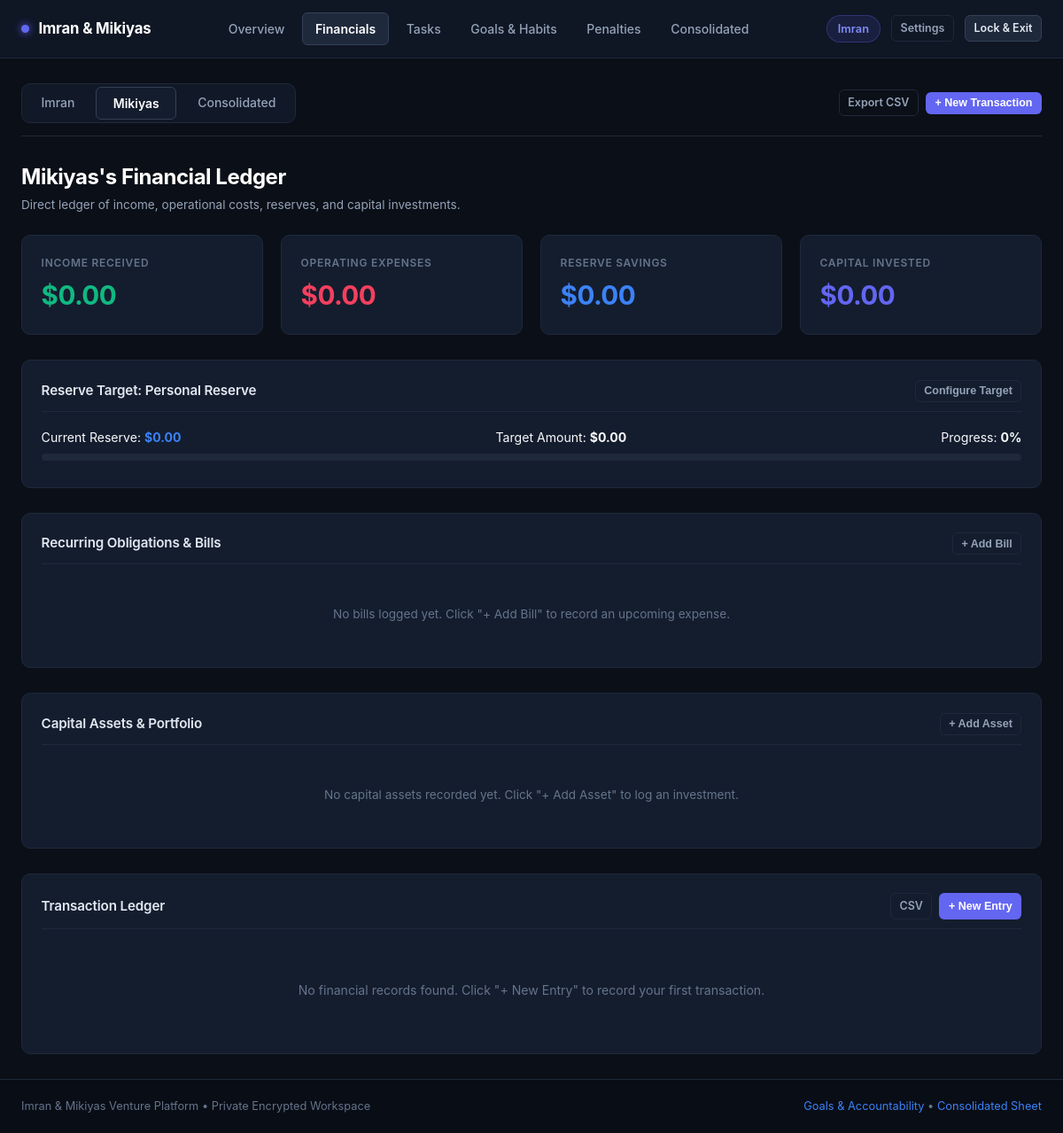
/money/mikiyas (signed in), run on the app's committed database.
### tables this page shows
CREATE TABLE users (
        id TEXT PRIMARY KEY,
        name TEXT NOT NULL,
        pin_hash TEXT NOT NULL,
        default_consequence TEXT NOT NULL DEFAULT '',
        savings_goal_name TEXT NOT NULL DEFAULT 'Capital Growth Fund',
        savings_goal_target REAL NOT NULL DEFAULT 0.0,
        currency TEXT NOT NULL DEFAULT '$'
    );

### app.py (the view)
@app.route("/money/<partner_id>")
def money_view(partner_id):
    if partner_id not in ("imran", "mikiyas"):
        return redirect(url_for("money_view", partner_id="imran"))
    conn = get_db_connection()
    cursor = conn.cursor()
    cursor.execute("SELECT * FROM users WHERE id = ?", (partner_id,))
    partner = cursor.fetchone()
    fin_totals = get_user_financial_totals(conn, user_id=partner_id)
    savings_pct = 0
    if partner and partner["savings_goal_target"] > 0:
        savings_pct = min(100, int((fin_totals["savings"] / partner["savings_goal_target"]) * 100))
    cursor.execute("SELECT * FROM transactions WHERE user_id = ? ORDER BY date DESC, id DESC", (partner_id,))
    transactions = cursor.fetchall()
    cursor.execute("SELECT * FROM bills WHERE user_id = ? ORDER BY is_paid ASC, due_date ASC", (partner_id,))
    bills = cursor.fetchall()
    cursor.execute("SELECT * FROM investments WHERE user_id = ? ORDER BY purchase_date DESC", (partner_id,))
    investments = cursor.fetchall()
    chart_data = get_chart_data(conn, user_id=partner_id)
    conn.close()
    return render_template(
        "money.html",
        active_page="money",
        partner=partner,
        fin_totals=fin_totals,
        savings_pct=savings_pct,
        transactions=transactions,
        bills=bills,
        investments=investments,
        chart_data=chart_data
    )

### templates/money.html (shortened to what this page needs)
{% extends "base.html" %}
{% block content %}
<div class="partner-tabs">
  <div class="tab-group">
    <a href="{{ url_for('money_view', partner_id='imran') }}" class="tab-btn {% if partner.id == 'imran' %}active{% endif %}">
      Imran
    </a>
    <a href="{{ url_for('money_view', partner_id='mikiyas') }}" class="tab-btn {% if partner.id == 'mikiyas' %}active{% endif %}">
      Mikiyas
    </a>
    <a href="{{ url_for('combined_view') }}" class="tab-btn">
      Consolidated
    </a>
  </div>
  <div style="display:flex; align-items:center; gap:0.5rem; flex-wrap:wrap;">
    <a href="{{ url_for('export_csv', user_id=partner.id) }}" class="btn btn-outline btn-sm">
      Export CSV
    </a>
    <button class="btn btn-primary btn-sm" data-open-modal="addTransactionModal">
      + New Transaction
    </button>
  </div>
</div>
<div style="margin-bottom: 1.5rem;">
  <h1 style="font-size:1.5rem; font-weight:700;">
    {{ partner.name }}'s Financial Ledger
  </h1>
  <p style="font-size:0.85rem; color:var(--text-muted); margin-top:0.2rem;">
    Direct ledger of income, operational costs, reserves, and capital investments.
  </p>
</div>
<div class="grid-4">
  <div class="card">
    <div class="stat-label">Income Received</div>
    <div class="stat-value green">${{ "%.2f"|format(fin_totals.income) }}</div>
  </div>
  <div class="card">
    <div class="stat-label">Operating Expenses</div>
    <div class="stat-value red">${{ "%.2f"|format(fin_totals.expense) }}</div>
  </div>
  <div class="card">
    <div class="stat-label">Reserve Savings</div>
    <div class="stat-value blue">${{ "%.2f"|format(fin_totals.savings) }}</div>
  </div>
  <div class="card">
    <div class="stat-label">Capital Invested</div>
    <div class="stat-value indigo">${{ "%.2f"|format(fin_totals.investments) }}</div>
  </div>
</div>
<div class="card" style="margin-bottom: 1.75rem;">
  <div class="card-header">
    <div class="card-title">Reserve Target: {{ partner.savings_goal_name }}</div>
    <button class="btn btn-outline btn-sm" data-open-modal="editSavingsGoalModal">Configure Target</button>
  </div>
  <div style="display:flex; justify-content:space-between; font-size:0.88rem; margin-bottom:0.4rem;">
    <span>Current Reserve: <strong style="color:var(--accent-blue);">${{ "%.2f"|format(fin_totals.savings) }}</strong></span>
    <span>Target Amount: <strong>${{ "%.2f"|format(partner.savings_goal_target) }}</strong></span>
    <span>Progress: <strong>{{ savings_pct }}%</strong></span>
  </div>
  <div class="progress-container">
  </div>
</div>
<div class="card" style="margin-bottom: 1.75rem;">
  <div class="card-header">
    <div class="card-title">Recurring Obligations &amp; Bills</div>
    <button class="btn btn-outline btn-sm" data-open-modal="addBillModal">+ Add Bill</button>
  </div>
  {% if bills %}
    <div class="table-responsive">
      <table>
        <thead>
          <tr>
            <th>Status</th>
            <th>Name</th>
            <th>Amount</th>
            <th>Due Date</th>
            <th>Cadence</th>
            <th style="text-align:right;">Actions</th>
          </tr>
        </thead>
        <tbody>
          {% for bill in bills %}
            {% set is_overdue = (not bill.is_paid and bill.due_date < today_str) %}
            <tr class="{% if is_overdue %}overdue-row{% endif %}">
              <td>
                <form action="{{ url_for('toggle_bill_paid', bill_id=bill.id) }}" method="POST" style="display:inline;">
                  <input type="hidden" name="partner_id" value="{{ partner.id }}">
                  <button type="submit" style="background:none; border:none; cursor:pointer;">
                    {% if bill.is_paid %}
                      <span class="badge badge-paid">Paid</span>
                    {% elif is_overdue %}
                      <span class="badge badge-overdue">Overdue</span>
                    {% else %}
                      <span class="badge badge-unpaid">Pending</span>
                    {% endif %}
                  </button>
                </form>
              </td>
              <td><strong>{{ bill.name }}</strong></td>
              <td style="color:var(--accent-rose); font-weight:600;">${{ "%.2f"|format(bill.amount) }}</td>
              <td>{{ bill.due_date }}</td>
              <td><span class="badge" style="background:#1e293b; color:#cbd5e1;">{{ bill.recurring_interval }}</span></td>
              <td style="text-align:right;">
                <form action="{{ url_for('delete_bill', bill_id=bill.id) }}" method="POST" style="display:inline;">
                  <input type="hidden" name="partner_id" value="{{ partner.id }}">
                  <button type="submit" class="btn btn-danger btn-sm delete-confirm-btn">Remove</button>
                </form>
              </td>
            </tr>
          {% endfor %}
        </tbody>
      </table>
    </div>
  {% else %}
    <div style="padding:1.75rem 0; text-align:center; color:var(--text-subtle); font-size:0.85rem;">
      No bills logged yet. Click "+ Add Bill" to record an upcoming expense.
    </div>
  {% endif %}
</div>
<div class="card" style="margin-bottom: 1.75rem;">
  <div class="card-header">
    <div class="card-title">Capital Assets &amp; Portfolio</div>
    <button class="btn btn-outline btn-sm" data-open-modal="addInvestmentModal">+ Add Asset</button>
  </div>
  {% if investments %}
    <div class="table-responsive">
      <table>
        <thead>
          <tr>
            <th>Asset</th>
            <th>Cost Basis</th>
            <th>Current Valuation</th>
            <th>Net Gain / Loss</th>
            <th>ROI</th>
            <th>Purchase Date</th>
            <th style="text-align:right;">Actions</th>
          </tr>
        </thead>
        <tbody>
          {% for inv in investments %}
            {% set gain = inv.current_value - inv.amount_invested %}
            {% set roi = (gain / inv.amount_invested * 100) if inv.amount_invested > 0 else 0 %}
            <tr>
              <td>
                <strong>{{ inv.asset_name }}</strong>
                {% if inv.notes %}<div style="font-size:0.75rem; color:var(--text-subtle);">{{ inv.notes }}</div>{% endif %}
              </td>
              <td>${{ "%.2f"|format(inv.amount_invested) }}</td>
              <td style="font-weight:600;">${{ "%.2f"|format(inv.current_value) }}</td>
              <td style="font-weight:600; color:{% if gain >= 0 %}var(--accent-emerald){% else %}var(--accent-rose){% endif %};">
                {% if gain >= 0 %}+{% endif %}${{ "%.2f"|format(gain) }}
              </td>
              <td>
                <span class="badge {% if roi >= 0 %}badge-paid{% else %}badge-unpaid{% endif %}">
                  {% if roi >= 0 %}+{% endif %}{{ "%.1f"|format(roi) }}%
                </span>
              </td>
              <td>{{ inv.purchase_date }}</td>
              <td style="text-align:right; white-space:nowrap;">
                <button type="button" class="btn btn-secondary btn-sm"
                        onclick="openEditInvestmentModal({{ inv.id }}, '{{ inv.asset_name|escape }}', {{ inv.amount_invested }}, {{ inv.current_value }}, '{{ inv.notes|default('')|escape }}')">
                  Edit
                </button>
                <form action="{{ url_for('delete_investment', inv_id=inv.id) }}" method="POST" style="display:inline;">
                  <input type="hidden" name="partner_id" value="{{ partner.id }}">
                  <button type="submit" class="btn btn-danger btn-sm delete-confirm-btn">Remove</button>
                </form>
              </td>
            </tr>
          {% endfor %}
        </tbody>
      </table>
    </div>
  {% else %}
    <div style="padding:1.75rem 0; text-align:center; color:var(--text-subtle); font-size:0.85rem;">
      No capital assets recorded yet. Click "+ Add Asset" to log an investment.
    </div>
  {% endif %}
</div>
<div class="card">
  <div class="card-header">
    <div class="card-title">Transaction Ledger</div>
    <div style="display:flex; gap:0.5rem;">
      <a href="{{ url_for('export_csv', user_id=partner.id) }}" class="btn btn-outline btn-sm">CSV</a>
      <button class="btn btn-primary btn-sm" data-open-modal="addTransactionModal">+ New Entry</button>
    </div>
  </div>
  {% if transactions %}
    <div class="table-responsive">
      <table>
        <thead>
          <tr>
            <th>Date</th>
            <th>Type</th>
            <th>Category</th>
            <th>Amount</th>
            <th>Note</th>
            <th style="text-align:right;">Actions</th>
          </tr>
        </thead>
        <tbody>
          {% for txn in transactions %}
            <tr>
              <td>{{ txn.date }}</td>
              <td>
                {% if txn.type == 'Income' %}
                  <span class="badge badge-income">Income</span>
                {% elif txn.type == 'Expense' %}
                  <span class="badge badge-expense">Expense</span>
                {% elif txn.type == 'Savings' %}
                  <span class="badge badge-savings">Savings</span>
                {% else %}
                  <span class="badge badge-investment">Investment</span>
                {% endif %}
              </td>
              <td><strong>{{ txn.category }}</strong></td>
              <td style="font-weight:600; color:{% if txn.type == 'Income' %}var(--accent-emerald){% elif txn.type == 'Expense' %}var(--accent-rose){% else %}var(--accent-blue){% endif %};">
                ${{ "%.2f"|format(txn.amount) }}
              </td>
              <td style="color:var(--text-muted);">{{ txn.note or '-' }}</td>
              <td style="text-align:right; white-space:nowrap;">
                <button type="button" class="btn btn-secondary btn-sm"
                        onclick="openEditTransactionModal({{ txn.id }}, '{{ txn.date }}', '{{ txn.type }}', '{{ txn.category|escape }}', {{ txn.amount }}, '{{ txn.currency }}', '{{ txn.note|default('')|escape }}')">
                  Edit
                </button>
                <form action="{{ url_for('delete_transaction', txn_id=txn.id) }}" method="POST" style="display:inline;">
                  <input type="hidden" name="partner_id" value="{{ partner.id }}">
                  <button type="submit" class="btn btn-danger btn-sm delete-confirm-btn">Remove</button>
                </form>
              </td>
            </tr>
          {% endfor %}
        </tbody>
      </table>
    </div>
  {% else %}
    <div style="padding:2.5rem 0; text-align:center; color:var(--text-subtle); font-size:0.88rem;">
      No financial records found. Click "+ New Entry" to record your first transaction.
    </div>
  {% endif %}
</div>
{% endblock %}

### data on the page
users: name "Mikiyas", savings_goal_name "Personal Reserve", savings_goal_target "0.00"

### other printed values
{{ "%.2f"|format(fin_totals.income) }} "0.00"
{{ "%.2f"|format(fin_totals.expense) }} "0.00"
{{ "%.2f"|format(fin_totals.savings) }} "0.00"
{{ "%.2f"|format(fin_totals.investments) }} "0.00"
{{ savings_pct }} "0"
